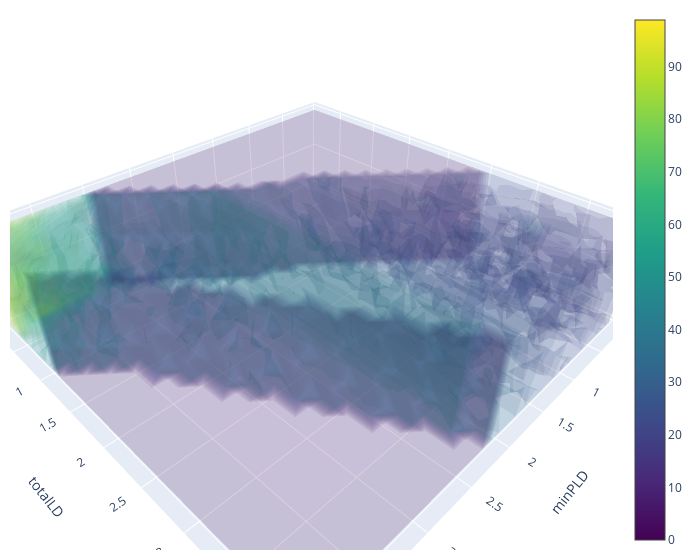

Notebook code cell kept with this figure:
### Code cell
fxyz = np.reshape(df_protocol7_properties['nlls_ATTabserr_mean (%)'].to_list(),
                  (len(params7['minPLDs']),len(params7['totalLDs']),len(params7['delaylins'])))
xarray = params7['minPLDs']; yarray = params7['totalLDs']; zarray = params7['delaylins']
titles_list = ['minPLD','totalLD','delaylin']
findlb = [0.7,2.0,0.0]; findub = [4.0,4.0,1.0]
fig = easl.visualise_3d(xarray,yarray,zarray,fxyz,titles_list,findmax=True,findmin=True,findlb=findlb,findub=findub)
fig.show()

### Figure 1 — Plotly figure (JSON) as saved in the notebook; plotly's stock layout.template omitted (floating-point values rounded to 4 significant figures; data arrays with more than 128 entries replaced by an {"elided": "..."} marker saying what was removed)
{"data": [{"colorscale": [[0, "#440154"], [0.1111, "#482878"], [0.2222, "#3e4989"], [0.3333, "#31688e"], [0.4444, "#26828e"], [0.5556, "#1f9e89"], [0.6667, "#35b779"], [0.7778, "#6ece58"], [0.8889, "#b5de2b"], [1, "#fde725"]], "opacity": 0.1, "surface": {"count": 25}, "type": "volume", "value": {"elided": "4860 float values"}, "x": {"elided": "4860 float values"}, "y": {"elided": "4860 float values"}, "z": {"elided": "4860 float values"}}], "layout": {"margin": {"b": 10, "l": 10, "r": 20, "t": 10}, "scene": {"xaxis": {"title": {"text": "minPLD"}}, "yaxis": {"title": {"text": "totalLD"}}, "zaxis": {"title": {"text": "delaylin"}}}, "width": 700}}
